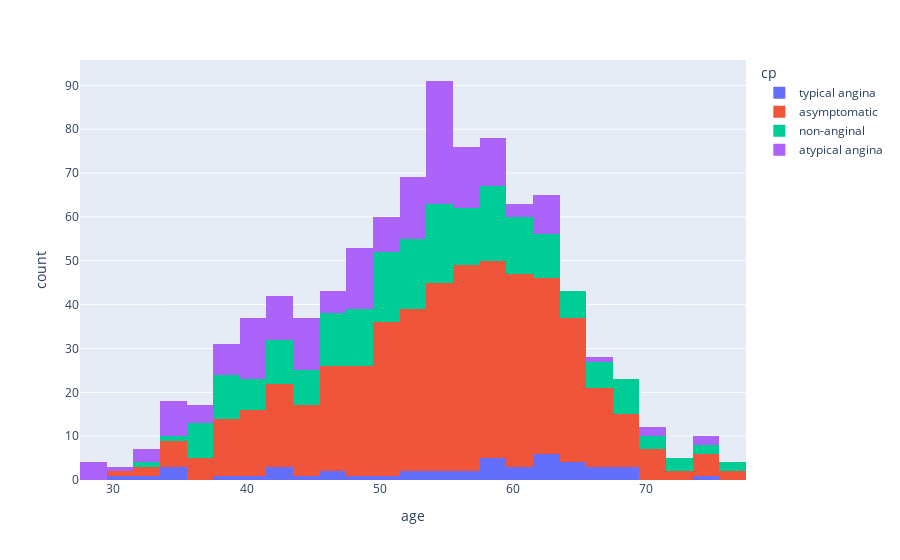

Notebook cell for this chart:
### Markdown cell above
Cleveland has the highest count, followed closely by VA Long Beach and Hungary, while Switzerland has the lowest, all areas has patients with asymptomatic condition. This suggests that silent heart disease is a significant concern.

### Code cell
fig = px.histogram(data_frame=df, x='age', color='cp')
fig.show()



print(df.groupby('cp')['age'].value_counts())


asymp = df[df['cp'] == 'asymptomatic']['age'].value_counts().sum()
non_ang = df[df['cp'] == 'non-anginal']['age'].value_counts().sum()
atypical_ang = df[df['cp'] == 'atypical angina']['age'].value_counts().sum()
typical_ang = df[df['cp'] == 'typical angina']['age'].value_counts().sum()

print("the no of patients with Asymptomatic cp are: ", asymp)
print("the no of patients with non-anginal cp are: ", non_ang)
print("the no of patients with Atypical angina cp  are: ", atypical_ang)
print("the no of patients with typical angina cp  are: ", typical_ang)

### Figure 1 — Plotly figure (JSON) as saved in the notebook; plotly's stock layout.template omitted (floating-point values rounded to 4 significant figures; data arrays with more than 128 entries replaced by an {"elided": "..."} marker saying what was removed)
{"data": [{"alignmentgroup": "True", "bingroup": "x", "hovertemplate": "cp=typical angina<br>age=%{x}<br>count=%{y}<extra></extra>", "legendgroup": "typical angina", "marker": {"color": "#636efa", "pattern": {"shape": ""}}, "name": "typical angina", "offsetgroup": "typical angina", "orientation": "v", "showlegend": true, "type": "histogram", "x": [63, 64, 58, 66, 69, 40, 51, 34, 52, 65, 59, 52, 42, 59, 69, 59, 38, 56, 61, 60, 59, 64, 45, 30, 35, 43, 47, 54, 57, 62, 34, 43, 46, 55, 32, 62, 62, 67, 67, 65, 49, 62, 61, 68, 74, 62], "xaxis": "x", "yaxis": "y"}, {"alignmentgroup": "True", "bingroup": "x", "hovertemplate": "cp=asymptomatic<br>age=%{x}<br>count=%{y}<extra></extra>", "legendgroup": "asymptomatic", "marker": {"color": "#EF553B", "pattern": {"shape": ""}}, "name": "asymptomatic", "offsetgroup": "asymptomatic", "orientation": "v", "showlegend": true, "type": "histogram", "x": {"elided": "496 int values"}, "xaxis": "x", "yaxis": "y"}, {"alignmentgroup": "True", "bingroup": "x", "hovertemplate": "cp=non-anginal<br>age=%{x}<br>count=%{y}<extra></extra>", "legendgroup": "non-anginal", "marker": {"color": "#00cc96", "pattern": {"shape": ""}}, "name": "non-anginal", "offsetgroup": "non-anginal", "orientation": "v", "showlegend": true, "type": "histogram", "x": {"elided": "203 int values"}, "xaxis": "x", "yaxis": "y"}, {"alignmentgroup": "True", "bingroup": "x", "hovertemplate": "cp=atypical angina<br>age=%{x}<br>count=%{y}<extra></extra>", "legendgroup": "atypical angina", "marker": {"color": "#ab63fa", "pattern": {"shape": ""}}, "name": "atypical angina", "offsetgroup": "atypical angina", "orientation": "v", "showlegend": true, "type": "histogram", "x": {"elided": "174 int values"}, "xaxis": "x", "yaxis": "y"}], "layout": {"barmode": "relative", "legend": {"title": {"text": "cp"}, "tracegroupgap": 0}, "margin": {"t": 60}, "xaxis": {"anchor": "y", "domain": [0, 1], "title": {"text": "age"}}, "yaxis": {"anchor": "x", "domain": [0, 1], "title": {"text": "count"}}}}
